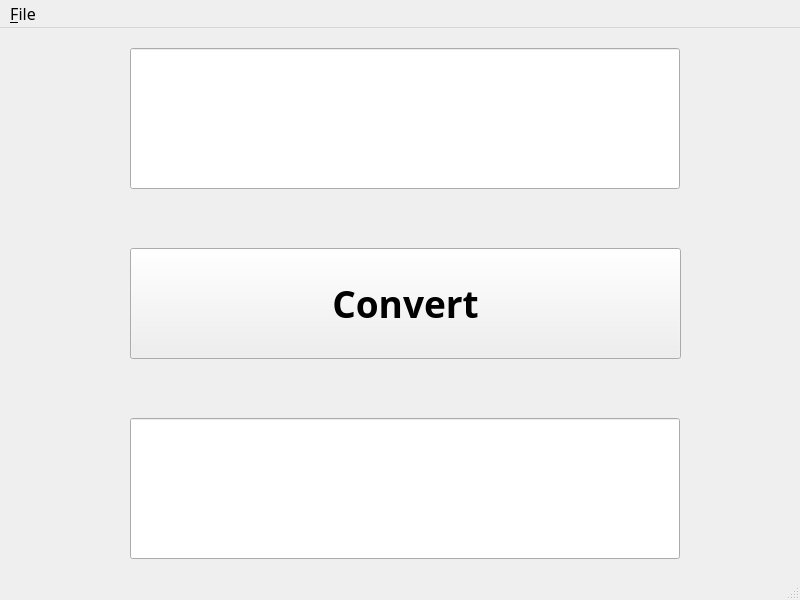
<?xml version="1.0" encoding="UTF-8"?>
<ui version="4.0">
 <class>MainWindow</class>
 <widget class="QMainWindow" name="MainWindow">
  <property name="geometry">
   <rect>
    <x>0</x>
    <y>0</y>
    <width>800</width>
    <height>600</height>
   </rect>
  </property>
  <property name="sizePolicy">
   <sizepolicy hsizetype="Fixed" vsizetype="Fixed">
    <horstretch>0</horstretch>
    <verstretch>0</verstretch>
   </sizepolicy>
  </property>
  <property name="minimumSize">
   <size>
    <width>800</width>
    <height>600</height>
   </size>
  </property>
  <property name="maximumSize">
   <size>
    <width>800</width>
    <height>600</height>
   </size>
  </property>
  <property name="font">
   <font>
    <family>Noto Sans</family>
    <pointsize>12</pointsize>
   </font>
  </property>
  <property name="windowTitle">
   <string>Temp Conversion</string>
  </property>
  <widget class="QWidget" name="centralwidget">
   <widget class="QLineEdit" name="cVal">
    <property name="geometry">
     <rect>
      <x>130</x>
      <y>20</y>
      <width>550</width>
      <height>141</height>
     </rect>
    </property>
    <property name="sizePolicy">
     <sizepolicy hsizetype="Expanding" vsizetype="Expanding">
      <horstretch>1</horstretch>
      <verstretch>1</verstretch>
     </sizepolicy>
    </property>
    <property name="font">
     <font>
      <family>Noto Sans</family>
      <pointsize>42</pointsize>
      <bold>true</bold>
     </font>
    </property>
    <property name="styleSheet">
     <string notr="true">color: rgb(255, 255, 255);</string>
    </property>
    <property name="alignment">
     <set>Qt::AlignCenter</set>
    </property>
    <property name="placeholderText">
     <string>Temp in C</string>
    </property>
   </widget>
   <widget class="QPushButton" name="convButton">
    <property name="geometry">
     <rect>
      <x>130</x>
      <y>220</y>
      <width>551</width>
      <height>111</height>
     </rect>
    </property>
    <property name="sizePolicy">
     <sizepolicy hsizetype="Expanding" vsizetype="Expanding">
      <horstretch>1</horstretch>
      <verstretch>1</verstretch>
     </sizepolicy>
    </property>
    <property name="font">
     <font>
      <family>Noto Sans</family>
      <pointsize>28</pointsize>
      <bold>true</bold>
     </font>
    </property>
    <property name="text">
     <string>Convert</string>
    </property>
   </widget>
   <widget class="QLineEdit" name="fVal">
    <property name="geometry">
     <rect>
      <x>130</x>
      <y>390</y>
      <width>550</width>
      <height>141</height>
     </rect>
    </property>
    <property name="sizePolicy">
     <sizepolicy hsizetype="Expanding" vsizetype="Expanding">
      <horstretch>1</horstretch>
      <verstretch>1</verstretch>
     </sizepolicy>
    </property>
    <property name="font">
     <font>
      <family>Noto Sans</family>
      <pointsize>42</pointsize>
      <bold>true</bold>
     </font>
    </property>
    <property name="styleSheet">
     <string notr="true">color: rgb(255, 255, 255);</string>
    </property>
    <property name="alignment">
     <set>Qt::AlignCenter</set>
    </property>
    <property name="placeholderText">
     <string>Temp in F</string>
    </property>
   </widget>
  </widget>
  <widget class="QMenuBar" name="menubar">
   <property name="geometry">
    <rect>
     <x>0</x>
     <y>0</y>
     <width>800</width>
     <height>27</height>
    </rect>
   </property>
   <widget class="QMenu" name="menu_File">
    <property name="title">
     <string>&amp;File</string>
    </property>
    <addaction name="action_Close"/>
   </widget>
   <addaction name="menu_File"/>
  </widget>
  <widget class="QStatusBar" name="statusbar"/>
  <action name="action_Close">
   <property name="text">
    <string>&amp;Close</string>
   </property>
  </action>
 </widget>
 <tabstops>
  <tabstop>cVal</tabstop>
  <tabstop>convButton</tabstop>
 </tabstops>
 <resources/>
 <connections>
  <connection>
   <sender>action_Close</sender>
   <signal>triggered()</signal>
   <receiver>MainWindow</receiver>
   <slot>close()</slot>
   <hints>
    <hint type="sourcelabel">
     <x>-1</x>
     <y>-1</y>
    </hint>
    <hint type="destinationlabel">
     <x>399</x>
     <y>299</y>
    </hint>
   </hints>
  </connection>
 </connections>
</ui>
